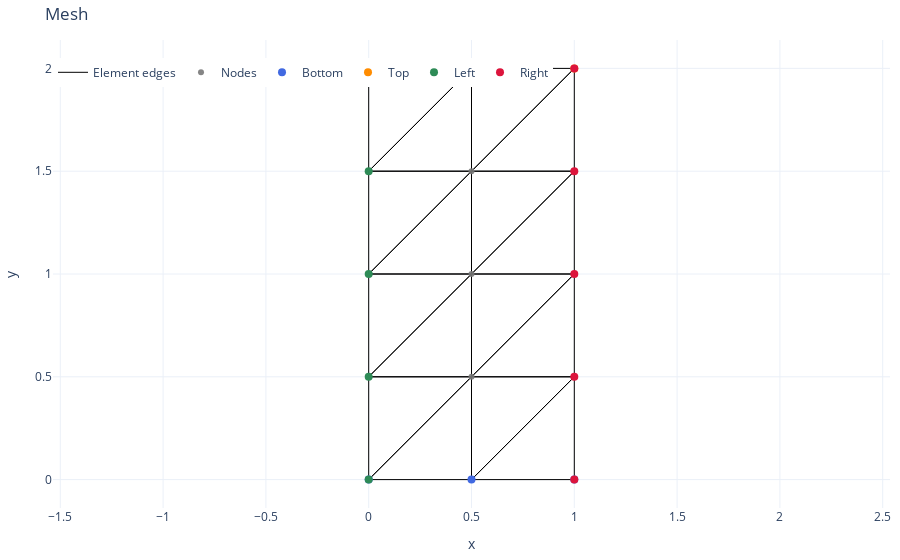
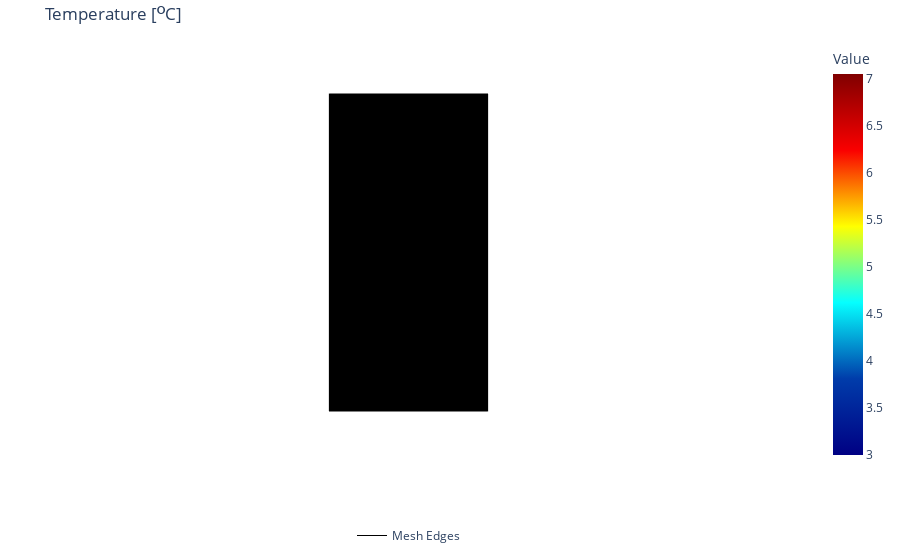

Here is the notebook cell these charts were saved with, in order:
### Code cell
# Input data:
k = 1 # W/m
t = 1 # m
Q = 2 # W/m^3
T_bottom = 3 # deg C

D = k* np.array([
    [1, 0],
    [0, 1]
])  # Constitutive matrix

mesh = MeshGenerator.structured_rectangle_mesh(
        width=1, 
        height=2, 
        nx=2,
        ny=4,
        element_type="tri", 
        dofs_per_node=1
    )
fig = mesh.plot(title=f"Mesh")
fig.show()

## Create and assemble element matrices

# System matrices
num_nodes = mesh.nodes.shape[0]
num_el = mesh.elements.shape[0]
num_dofs = num_nodes 
K = np.zeros((num_dofs, num_dofs))
f = np.zeros((num_dofs, 1))
for el in range(num_el):
    el_nodes = mesh.nodes[mesh.elements[el]-1]
    Ke, fe = flow2t_Ke_fe(el_nodes, D=D, t=t, Q=Q) # in mtm021.py 
    el_dofs = mesh.edofs[el, :]
    assem(K, Ke, el_dofs)
    assem(f, fe, el_dofs)


# Solve the system of equations
bottom_dofs = mesh.edges["bottom"]

bc_dofs = bottom_dofs
bc_vals = np.ones_like(bc_dofs)*T_bottom


# Solve system
a, r = solve_eq(K, f, bc_dofs, bc_vals)

# Plot temperature field
Ed = extract_dofs(a, mesh.edofs)
fig = plot_scalar_field(mesh.nodes, mesh.elements, Ed, title="Temperature [ᴼC]")
fig.show()

### Figure 1 — Plotly figure (JSON) as saved in the notebook; plotly's stock layout.template omitted (floating-point values rounded to 4 significant figures; data arrays with more than 128 entries replaced by an {"elided": "..."} marker saying what was removed)
{"data": [{"hoverinfo": "skip", "line": {"color": "black", "width": 1}, "mode": "lines", "name": "Element edges", "type": "scatter", "x": {"elided": "144 float values"}, "y": {"elided": "144 float values"}}, {"hovertemplate": "(%{x:.3f}, %{y:.3f})<extra></extra>", "marker": {"color": "rgba(120,120,120,0.9)", "size": 6}, "mode": "markers", "name": "Nodes", "textposition": "top center", "type": "scatter", "x": [0.0, 0.5, 1.0, 0.0, 0.5, 1.0, 0.0, 0.5, 1.0, 0.0, 0.5, 1.0, 0.0, 0.5, 1.0], "y": [0.0, 0.0, 0.0, 0.5, 0.5, 0.5, 1.0, 1.0, 1.0, 1.5, 1.5, 1.5, 2.0, 2.0, 2.0]}, {"hovertemplate": "bottom node<extra></extra>", "marker": {"color": "royalblue", "size": 8}, "mode": "markers", "name": "Bottom", "type": "scatter", "x": [0.0, 0.5, 1.0], "y": [0.0, 0.0, 0.0]}, {"hovertemplate": "top node<extra></extra>", "marker": {"color": "darkorange", "size": 8}, "mode": "markers", "name": "Top", "type": "scatter", "x": [0.0, 0.5, 1.0], "y": [2.0, 2.0, 2.0]}, {"hovertemplate": "left node<extra></extra>", "marker": {"color": "seagreen", "size": 8}, "mode": "markers", "name": "Left", "type": "scatter", "x": [0.0, 0.0, 0.0, 0.0, 0.0], "y": [0.0, 0.5, 1.0, 1.5, 2.0]}, {"hovertemplate": "right node<extra></extra>", "marker": {"color": "crimson", "size": 8}, "mode": "markers", "name": "Right", "type": "scatter", "x": [1.0, 1.0, 1.0, 1.0, 1.0], "y": [0.0, 0.5, 1.0, 1.5, 2.0]}], "layout": {"dragmode": "pan", "legend": {"orientation": "h", "x": 0, "xanchor": "left", "y": 0.9, "yanchor": "bottom"}, "margin": {"b": 10, "l": 10, "r": 10, "t": 40}, "title": {"text": "Mesh"}, "xaxis": {"scaleanchor": "y", "scaleratio": 1, "title": {"text": "x"}, "zeroline": false}, "yaxis": {"title": {"text": "y"}, "zeroline": false}}}

### Figure 2 — Plotly figure (JSON) as saved in the notebook; plotly's stock layout.template omitted (floating-point values rounded to 4 significant figures; data arrays with more than 128 entries replaced by an {"elided": "..."} marker saying what was removed)
{"data": [{"cmax": 7.048, "cmin": 3, "colorbar": {"title": {"text": "Value"}}, "colorscale": [[0, "rgb(0,0,131)"], [0.2, "rgb(0,60,170)"], [0.4, "rgb(5,255,255)"], [0.6, "rgb(255,255,0)"], [0.8, "rgb(250,0,0)"], [1, "rgb(128,0,0)"]], "flatshading": true, "hoverinfo": "text", "i": [0, 0, 1, 1, 3, 3, 4, 4, 6, 6, 7, 7, 9, 9, 10, 10], "intensity": [3.0, 3.0, 3.0, 4.749, 4.75, 4.751, 5.997, 6.0, 6.003, 6.737, 6.75, 6.763, 6.952, 7.0, 7.048], "intensitymode": "vertex", "j": [1, 4, 2, 5, 4, 7, 5, 8, 7, 10, 8, 11, 10, 13, 11, 14], "k": [4, 3, 5, 4, 7, 6, 8, 7, 10, 9, 11, 10, 13, 12, 14, 13], "lighting": {"ambient": 1, "diffuse": 0, "fresnel": 0, "roughness": 0, "specular": 0}, "name": "Scalar Field", "showscale": true, "text": ["3", "3", "3", "4.749", "4.75", "4.751", "5.997", "6", "6.003", "6.737", "6.75", "6.763", "6.952", "7", "7.048"], "type": "mesh3d", "x": [0.0, 0.5, 1.0, 0.0, 0.5, 1.0, 0.0, 0.5, 1.0, 0.0, 0.5, 1.0, 0.0, 0.5, 1.0], "y": [0.0, 0.0, 0.0, 0.5, 0.5, 0.5, 1.0, 1.0, 1.0, 1.5, 1.5, 1.5, 2.0, 2.0, 2.0], "z": [0.0, 0.0, 0.0, 0.0, 0.0, 0.0, 0.0, 0.0, 0.0, 0.0, 0.0, 0.0, 0.0, 0.0, 0.0]}, {"hoverinfo": "skip", "line": {"color": "black", "width": 1}, "mode": "lines", "name": "Mesh Edges", "showlegend": true, "type": "scatter3d", "x": {"elided": "144 float values"}, "y": {"elided": "144 float values"}, "z": {"elided": "144 int values"}}], "layout": {"legend": {"orientation": "h", "x": 0.5, "xanchor": "center", "y": -0.2, "yanchor": "bottom"}, "margin": {"b": 70, "l": 10, "r": 10, "t": 40}, "scene": {"aspectmode": "data", "camera": {"center": {"x": 0, "y": 0, "z": 0}, "eye": {"x": 0, "y": 0, "z": 2}, "projection": {"type": "orthographic"}, "up": {"x": 0, "y": 1, "z": 0}}, "xaxis": {"visible": false}, "yaxis": {"visible": false}, "zaxis": {"visible": false}}, "title": {"text": "Temperature [ᴼC]"}}}
